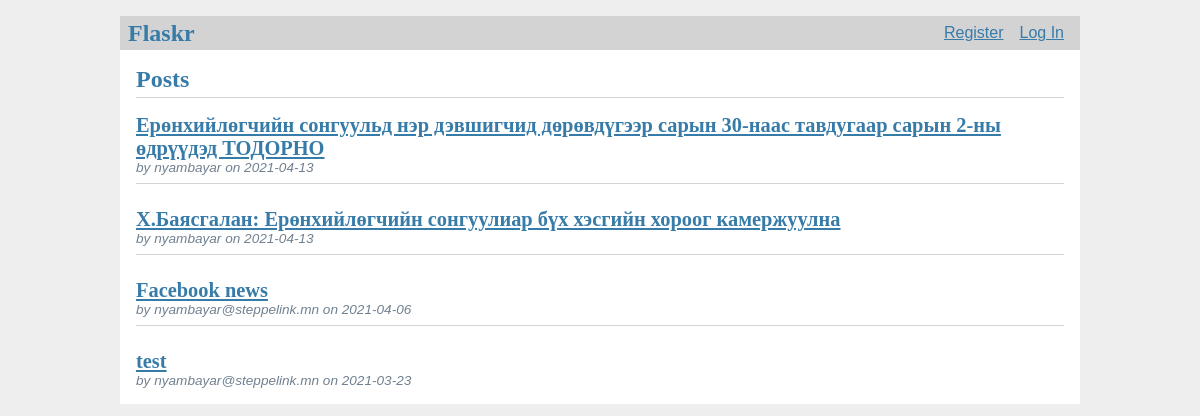
The page / on the database its author committed.
### tables this page shows
CREATE TABLE post (
  id INTEGER PRIMARY KEY AUTOINCREMENT,
  author_id INTEGER NOT NULL,
  created TIMESTAMP NOT NULL DEFAULT CURRENT_TIMESTAMP,
  title TEXT NOT NULL,
  body TEXT NOT NULL,
  FOREIGN KEY (author_id) REFERENCES user (id)
);

CREATE TABLE user (
  id INTEGER PRIMARY KEY AUTOINCREMENT,
  username TEXT UNIQUE NOT NULL,
  password TEXT NOT NULL
);

### flaskr/blog.py (the view)
@bp.route('/')
def index():
    db = get_db()
    posts = db.execute(
        'SELECT p.id, title, body, created, author_id, username'
        ' FROM post p JOIN user u ON p.author_id = u.id'
        ' ORDER BY created DESC'
    ).fetchall()
    return render_template('blog/index.html', posts=posts)

### flaskr/auth.py (called while the page is built)
@bp.before_app_request
def load_logged_in_user():
    user_id = session.get('user_id')
    if user_id is None:
        g.user = None
    else:
        g.user = get_db().execute(
            'SELECT * FROM user WHERE id = ?', (user_id,)
        ).fetchone()

### flaskr/db.py (called while the page is built)
def get_db():
    if 'db' not in g:
        g.db = sqlite3.connect(
            current_app.config['DATABASE'],
            detect_types=sqlite3.PARSE_DECLTYPES
        )
        g.db.row_factory = sqlite3.Row
    return g.db

### flaskr/templates/blog/index.html (shortened to what this page needs)
{% extends 'base.html' %}
{% block header %}
  <h1>{% block title %}Posts{% endblock %}</h1>
{% endblock %}
{% block content %}
  {% for post in posts %}
    <article class="post">
      <header>
        <div>
          <a href="{{ url_for('blog.detail', post_id=post['id'])}}"><h1>{{ post['title'] }}</h1></a>
          <div class="about">by {{ post['username'] }} on {{ post['created'].strftime('%Y-%m-%d') }}</div>
        </div>
      </header>
    </article>
    {% if not loop.last %}
      <hr>
    {% endif %}
  {% endfor %}
{% endblock %}

### flaskr/templates/base.html (shortened to what this page needs)
<!doctype html>
<link rel="stylesheet" href="{{ url_for('static', filename='style.css') }}">
<nav>
  <h1>Flaskr</h1>
  <ul>
    {% if g.user %}
      <li><span>{{ g.user['username'] }}</span>
      <li><a href="{{ url_for('auth.logout') }}">Log Out</a>
    {% else %}
      <li><a href="{{ url_for('auth.register') }}">Register</a>
      <li><a href="{{ url_for('auth.login') }}">Log In</a>
    {% endif %}
  </ul>
</nav>
<section class="content">
  <header>
    {% block header %}{% endblock %}
  </header>
  {% block content %}{% endblock %}
</section>

### flaskr/static/style.css (style rules this page uses)
h1 { font-family: serif; color: #377ba8; margin: 1rem 0; }
a { color: #377ba8; }
hr { border: none; border-top: 1px solid lightgray; }
nav { background: lightgray; display: flex; align-items: center; padding: 0 0.5rem; }
nav h1 { flex: auto; margin: 0; }
nav ul { display: flex; list-style: none; margin: 0; padding: 0; }
nav ul li a, nav ul li span, header .action { display: block; padding: 0.5rem; }
.content { padding: 0 1rem 1rem; }
.content > header { border-bottom: 1px solid lightgray; display: flex; align-items: flex-end; }
.content > header h1 { flex: auto; margin: 1rem 0 0.25rem 0; }
.post > header { display: flex; align-items: flex-end; font-size: 0.85em; }
.post > header > div:first-of-type { flex: auto; }
.post > header h1 { font-size: 1.5em; margin-bottom: 0; }
.post .about { color: slategray; font-style: italic; }
.content:last-child { margin-bottom: 0; }

### rows shown on the page
post: title "Ерөнхийлөгчийн сонгуульд нэр дэвшигчид дөрөвдүгээр сарын 30-наас тавдугаар сарын 2-ны өдрүүдэд ТОДОРНО", username "nyambayar", created "2021-04-13"
post: title "Х.Баясгалан: Ерөнхийлөгчийн сонгуулиар бүх хэсгийн хороог камержуулна", username "nyambayar", created "2021-04-13"
post: title "Facebook news", username "nyambayar@steppelink.mn", created "2021-04-06"
post: title "test", username "nyambayar@steppelink.mn", created "2021-03-23"
